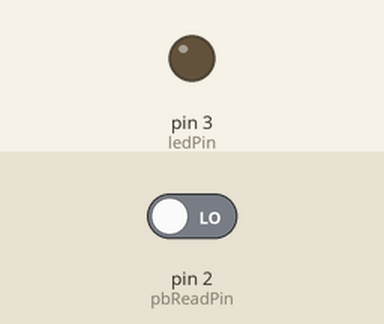
The sketch below on a simulated Arduino Uno, built with avr-gcc and run on an emulated ATmega328P. On the bench: output pins drawn as LEDs (lit = HIGH). The test bench sets the inputs (shaded band); at power-on: pin 2 (pbReadPin) LOW.

Above: at 1.2 s.
1.3 s: pin 2 (pbReadPin) driven HIGH
At 2.2 s:
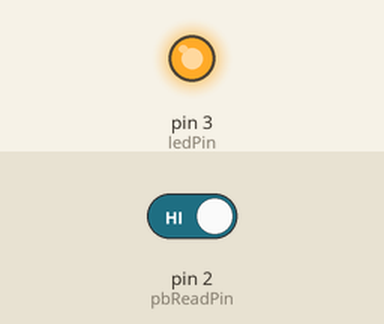
Timing chart, 0 to 4.3 s (numbered marks = the images above; inputs shaded):
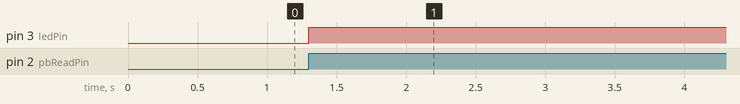

The sketch:

003_pushButtonToggleLED.ino
```cpp
int ledPin = 3;
int pbReadPin = 2;
bool ledState = false;
bool currButtonUp = true;
bool prevButtonUp = true;
int delayTime = 50;

void setup()
{
    pinMode(ledPin, OUTPUT);
    pinMode(pbReadPin, INPUT);
    Serial.begin(115200);
}

void loop()
{
    currButtonUp = digitalRead(pbReadPin);

    if (currButtonUp && !prevButtonUp)
    {
        ledState = !ledState;
        digitalWrite(ledPin, ledState);
    }

    prevButtonUp = currButtonUp;
    delay(delayTime);
}
```

Measured:
- after the input at 1.3 s, pin 3 (ledPin): LOW → HIGH at once
